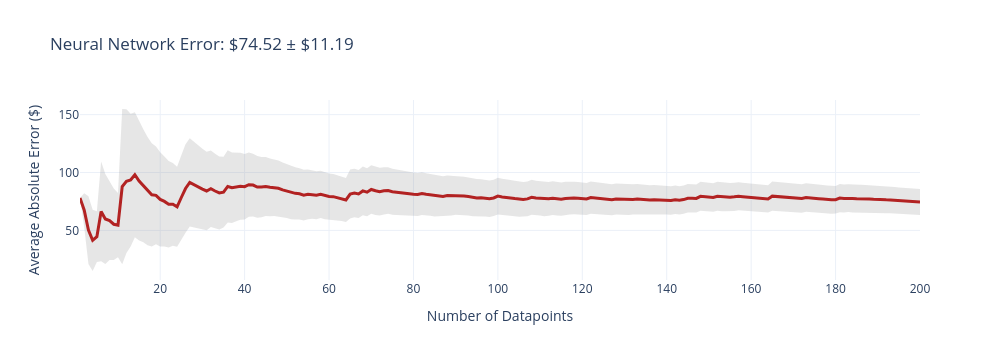
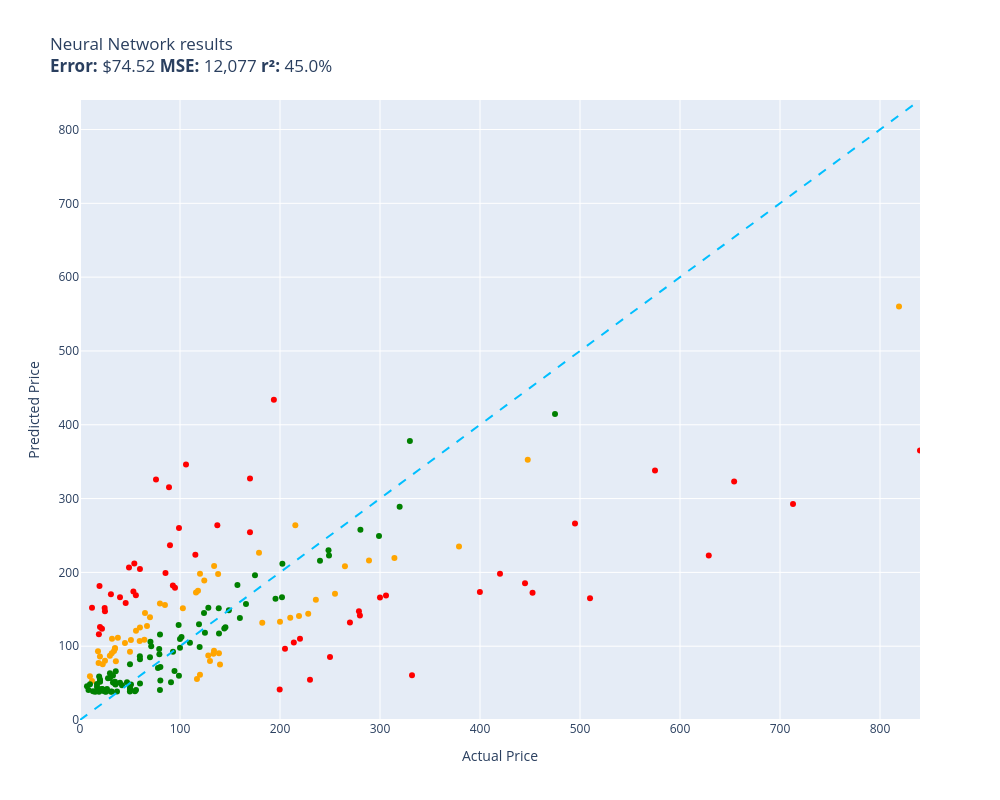

Notebook cell for these charts, in order:
### Code cell
evaluate(neural_network, test)

### Figure 1 — Plotly figure (JSON) as saved in the notebook; plotly's stock layout.template omitted (floating-point values rounded to 4 significant figures; data arrays with more than 128 entries replaced by an {"elided": "..."} marker saying what was removed)
{"data": [{"fill": "toself", "fillcolor": "rgba(128,128,128,0.2)", "hoverinfo": "skip", "line": {"color": "rgba(255,255,255,0)"}, "name": "95% CI", "showlegend": false, "type": "scatter", "x": {"elided": "400 int values"}, "y": {"elided": "400 float values"}}, {"customdata": {"elided": "200x1 float values"}, "hovertemplate": "n=%{x}<br>Avg Error=$%{y:,.2f}<br>±95% CI=$%{customdata[0]:,.2f}<extra></extra>", "line": {"color": "firebrick", "width": 3}, "mode": "lines", "name": "Cumulative Avg Error", "type": "scatter", "x": {"elided": "200 int values"}, "y": {"elided": "200 float values"}}], "layout": {"height": 360, "showlegend": false, "title": {"text": "Neural Network Error: $74.52 ± $11.19"}, "width": 1000, "xaxis": {"title": {"text": "Number of Datapoints"}}, "yaxis": {"title": {"text": "Average Absolute Error ($)"}}}}

### Figure 2 — Plotly figure (JSON) as saved in the notebook; plotly's stock layout.template omitted (floating-point values rounded to 4 significant figures)
{"data": [{"customdata": [["Old Blood Noise Excess V2 Distortion Cho...\nGuess=$140.97 Actual=$219.00"], ["telpo Headlight Assembly Fit For 15 Camr...\nGuess=$172.78 Actual=$115.99"], ["Stand for Raven Pro Document Scanner - P...\nGuess=$86.96 Actual=$29.85"], ["ACDelco GM Original Equipment FW339 Fron...\nGuess=$263.70 Actual=$215.33"], ["Metabo HPT 36V MultiVolt™ Cordless Rotar...\nGuess=$235.07 Actual=$379.00"], ["APS iBoard 6-inch Aluminum (Black Powder...\nGuess=$138.45 Actual=$210.23"], ["Intermatic PX300 12V 300W Transformer wi...\nGuess=$93.76 Actual=$134.00"], ["HK SYSTEMS 13\" Heavy Duty Black \"Push\" O...\nGuess=$155.82 Actual=$84.95"], ["Canon EOS Rebel T7 Digital SLR Camera wi...\nGuess=$560.30 Actual=$819.00"], ["Evergreen HSHB2005 Cylinder Head Gasket ...\nGuess=$106.92 Actual=$59.69"], ["Southwire 120V/15A Right Angle User Atta...\nGuess=$111.55 Actual=$37.87"], ["15\" Locking Shower Head Extension Arm in...\nGuess=$157.77 Actual=$79.95"], ["Tidal Front + Rear Fender Flares 4PC Poc...\nGuess=$170.88 Actual=$254.99"], ["DALDED LED Light Kit for Lego Sonic Gree...\nGuess=$80.16 Actual=$24.99"], ["152MM Hole Saws M42 Bi-Metal High Speed ...\nGuess=$93.24 Actual=$17.99"], ["Baseball Backpacks Large 18 Inch Bookbag...\nGuess=$90.46 Actual=$31.77"], ["3D Tree Hole Branches 075 Stair Risers D...\nGuess=$79.98 Actual=$129.99"], ["Diversitech WG840585 Motor, (Ddb) 1/3Hp,...\nGuess=$208.56 Actual=$134.12"], ["Laisomeke Waterproof Junction Box, Unive...\nGuess=$52.80 Actual=$11.99"], ["Sumerain S1339CM Double Handle Widesprea...\nGuess=$162.86 Actual=$235.86"], ["Beck/Arnley 0421945 Air Filter\nGuess=$79.74 Actual=$35.87"], ["Dell Optiplex 390 Desktop Computer i3 3....\nGuess=$189.02 Actual=$124.27"], ["IQShield Screen Protector Compatible wit...\nGuess=$59.38 Actual=$9.95"], ["Neporal Full Spectrum Light Bulb, 6000K ...\nGuess=$77.21 Actual=$18.59"], ["Pidoko Kids Train Table, Grey with 90 Pc...\nGuess=$61.22 Actual=$119.97"], ["LEGO Marvel Avengers War Machine Buster ...\nGuess=$125.18 Actual=$59.95"], ["ANZO USA 111207 GMC SIERRA 99-06 / YUKON...\nGuess=$131.63 Actual=$182.28"], ["EMART Photography C Stand with Boom Arm,...\nGuess=$198.25 Actual=$119.99"], ["Pioneer 2AM401-BN Two Handle Kitchen Fau...\nGuess=$143.83 Actual=$228.22"], ["LSSAGOON Backpack for Women Teen Kids Gi...\nGuess=$93.56 Actual=$33.99"], ["4pc Wheel Spacers Adapters 4\" (2inch Per...\nGuess=$55.54 Actual=$116.95"], ["LSI Broadcom SAS 9300-8i 8-port 12Gb/s S...\nGuess=$175.16 Actual=$118.00"], ["AC Compressor & A/C Kit For BMW 335i 335...\nGuess=$219.42 Actual=$314.41"], ["Chalkboard Name Badges with Magnetic Bac...\nGuess=$86.02 Actual=$19.95"], ["Linkloos Solar Street Lights Outdoor Wat...\nGuess=$120.79 Actual=$55.99"], ["GENUINE VOLVO THERMOSTAT (3.0, 3.2) S60 ...\nGuess=$151.32 Actual=$102.85"], ["Universal Power Group 12V 100Ah Sealed L...\nGuess=$133.01 Actual=$199.99"], ["18 Inch White Undermount Kitchen Sink - ...\nGuess=$226.68 Actual=$179.00"], ["New Replacement seat cover fits Yamaha M...\nGuess=$90.53 Actual=$138.95"], ["UPR Mach 1 Chin Spoiler Fits 94-98 Musta...\nGuess=$144.92 Actual=$64.99"], ["Skullcandy Hesh Evo Bluetooth Headphones...\nGuess=$139.15 Actual=$69.99"], ["ROHL WSGUM3018WH Wire Sink Grids, White\nGuess=$87.33 Actual=$128.28"], ["ASUS VY279HE-W 27” 1080P Monitor - White...\nGuess=$197.72 Actual=$138.10"], ["LCD Screen for Dell Inspiron 17R 17.3\" H...\nGuess=$108.72 Actual=$64.37"], ["CTLAMP XL-2100 Professional Quality XL-2...\nGuess=$110.07 Actual=$32.00"], ["200 ' feet True 14 Gauge AWG CCA Speaker...\nGuess=$104.38 Actual=$44.95"], ["APS iBoard (304 Stainless Steel Polished...\nGuess=$208.15 Actual=$264.95"], ["StonKraft Brass Chess Board Game Set wit...\nGuess=$75.14 Actual=$140.00"], ["Audio Techinca ATW-T1002 System 10 Handh...\nGuess=$216.21 Actual=$289.00"], ["Steering Wheel, Carbon Fiber Automotive ...\nGuess=$352.64 Actual=$447.74"], ["Star Wars Die-Cast Metal TITANIUM Series...\nGuess=$75.63 Actual=$22.70"], ["Viola Bow 4/4 Full Size Carbon Fiber (Bl...\nGuess=$92.63 Actual=$49.99"], ["Targus CityGear Durable Backpack, Black,...\nGuess=$89.80 Actual=$133.43"], ["KZ ZS10 Pro in Ear Monitor Headphone KZ ...\nGuess=$127.50 Actual=$66.99"], ["Jada Toys Ryan's World Combo Panda Airli...\nGuess=$96.63 Actual=$34.94"], ["Pyle 2x120 Watt Home Audio Speaker Power...\nGuess=$108.48 Actual=$50.92"], ["STICKGOO Peel and Stick Backsplash for K...\nGuess=$97.53 Actual=$34.99"]], "hovertemplate": "%{customdata[0]}<extra></extra>", "legendgroup": "orange", "marker": {"color": "orange", "size": 6, "symbol": "circle"}, "mode": "markers", "name": "orange", "orientation": "v", "showlegend": true, "type": "scatter", "x": [219.0, 116.0, 29.85, 215.3, 379.0, 210.2, 134.0, 84.95, 819.0, 59.69, 37.87, 79.95, 255.0, 24.99, 17.99, 31.77, 130.0, 134.1, 11.99, 235.9, 35.87, 124.3, 9.95, 18.59, 120.0, 59.95, 182.3, 120.0, 228.2, 33.99, 117.0, 118.0, 314.4, 19.95, 55.99, 102.8, 200.0, 179.0, 138.9, 64.99, 69.99, 128.3, 138.1, 64.37, 32.0, 44.95, 264.9, 140.0, 289.0, 447.7, 22.7, 49.99, 133.4, 66.99, 34.94, 50.92, 34.99], "xaxis": "x", "y": [141.0, 172.8, 86.96, 263.7, 235.1, 138.4, 93.76, 155.8, 560.3, 106.9, 111.6, 157.8, 170.9, 80.16, 93.24, 90.46, 79.98, 208.6, 52.8, 162.9, 79.74, 189.0, 59.38, 77.21, 61.22, 125.2, 131.6, 198.3, 143.8, 93.56, 55.54, 175.2, 219.4, 86.02, 120.8, 151.3, 133.0, 226.7, 90.53, 144.9, 139.1, 87.33, 197.7, 108.7, 110.1, 104.4, 208.1, 75.14, 216.2, 352.6, 75.63, 92.63, 89.8, 127.5, 96.63, 108.5, 97.53], "yaxis": "y"}, {"customdata": [["NewPower99 Battery Kit for Samsung Galax...\nGuess=$39.10 Actual=$54.95"], ["EXMAX NG-10X Fresnel Lens Focusing Adapt...\nGuess=$85.00 Actual=$69.98"], ["SuppliesOutlet Compatible Toner Cartridg...\nGuess=$123.83 Actual=$144.29"], ["8544771 Dryer Heating Element, 279816 Th...\nGuess=$66.19 Actual=$35.74"], ["Pump Head TBVECHI 175PSI 4KW 5.5HP 21CFM...\nGuess=$377.92 Actual=$329.90"], ["Panasonic KX-TG6511B DECT 6.0 PLUS Expan...\nGuess=$96.32 Actual=$79.20"], ["LOVE MEI Galaxy S10 Lite Case, Military ...\nGuess=$60.42 Actual=$32.98"], ["GJY Portable TV,10.6 inch Mini TV for AT...\nGuess=$89.01 Actual=$79.36"], ["LD Products Compatible Toner Cartridge R...\nGuess=$75.52 Actual=$49.98"], ["PEMP E65 E66 CDC Simulate Optical Fiber ...\nGuess=$129.66 Actual=$119.00"], ["CORSAIR Dominator Platinum RGB 32GB (2x1...\nGuess=$145.13 Actual=$124.00"], ["SKB iSeries 3i-13096-6KP Case for BlackM...\nGuess=$196.19 Actual=$174.99"], ["June Garden 12\" Sweet Dolly Charlotte - ...\nGuess=$51.88 Actual=$19.99"], ["Aolemi Oil Rubbed Bronze Single Function...\nGuess=$128.85 Actual=$98.65"], ["Clementoni 39132.5 Jigsaw Puzzle 1,000 P...\nGuess=$40.48 Actual=$79.95"], ["10GBase-LR SFP+ Transceiver, Handar 10GB...\nGuess=$54.92 Actual=$19.99"], ["GanFindX Portable Car Hand Controls for ...\nGuess=$138.17 Actual=$159.90"], ["KOMPUTERBAY 4GB 2X 2GB DDR2 1066MHz PC2-...\nGuess=$53.46 Actual=$80.34"], ["Mylites+ Standard Comic Book Mylar Sleev...\nGuess=$51.95 Actual=$34.99"], ["Wenger City Upgrade Laptop Backpack with...\nGuess=$125.65 Actual=$145.42"], ["AUTOFREE LED Tail Lights Assembly Compat...\nGuess=$166.24 Actual=$201.99"], ["Adams Check Payment and Deposit Register...\nGuess=$48.24 Actual=$35.49"], ["KOHLER 18865-CP Filtered Water Faucet, P...\nGuess=$414.48 Actual=$475.00"], ["Fjallraven, Kanken Laptop 15\" Backpack f...\nGuess=$98.79 Actual=$119.65"], ["Retevis RT68 Soft Earhook Walkie Talkie ...\nGuess=$45.86 Actual=$6.99"], ["Evan-Fischer Front Bumper Cover Compatib...\nGuess=$211.53 Actual=$202.38"], ["Webcem Solar Shed Light Outdoor Indoor, ...\nGuess=$70.40 Actual=$77.96"], ["Festool 492370 Platin 2 S1000 Grit 6-Inc...\nGuess=$51.08 Actual=$91.00"], ["Western Digital Enterprise RE4-GP 2TB SA...\nGuess=$104.55 Actual=$109.95"], ["VLAND LED Smoked Taillights Compatible F...\nGuess=$215.62 Actual=$239.99"], ["PM Auto Front Right Quick Complete Strut...\nGuess=$118.15 Actual=$124.94"], ["Tablet PC Cover Compatible with Lenovo T...\nGuess=$38.56 Actual=$31.61"], ["Miyaya@ Funny Animal Masks Collection fo...\nGuess=$44.95 Actual=$16.99"], ["Ultra Duster Canned Air Net 10 Oz 6-Pack\nGuess=$38.65 Actual=$49.90"], ["Liberty Imports 12 Pack: US Military Toy...\nGuess=$48.71 Actual=$16.98"], ["Ceramic Talavera Mexican Tile 4x4\", 9 Pi...\nGuess=$63.20 Actual=$29.95"], ["Marvel Legends Series X-Men 6-Inch Archa...\nGuess=$60.09 Actual=$98.95"], ["Intrepid International Dressage Letters-...\nGuess=$42.12 Actual=$26.99"], ["KUNN Small Electrician Tool Pouch Utilit...\nGuess=$41.94 Actual=$21.99"], ["iPhone 12/12 Pro Nicaragua Guardabarranc...\nGuess=$52.41 Actual=$19.97"], ["Replacement Remote Control for PANASONIC...\nGuess=$49.53 Actual=$34.95"], ["KS K-STORM Replacement Silicone Mushroom...\nGuess=$40.79 Actual=$8.50"], ["Grey Pneumatic 1311SD Impact Socket Set\nGuess=$182.75 Actual=$157.43"], ["4LT LUMINETTE Vanity Opal GLS BSN\nGuess=$109.58 Actual=$99.99"], ["GE RPWF SmartWater Comparable Refrigerat...\nGuess=$38.58 Actual=$36.99"], ["Urth 62mm UV, Circular Polarizing (CPL),...\nGuess=$117.21 Actual=$139.00"], ["MGP Caliper Covers 39011SACURD Red Powde...\nGuess=$222.75 Actual=$249.00"], ["NewFantasia Replacement Audio Cable with...\nGuess=$38.36 Actual=$31.00"], ["Mikrotik RB3011UIAS-RM RouterBOARD 10xGi...\nGuess=$249.29 Actual=$299.00"], ["MONOCARBON Forged Carbon Fiber Case for ...\nGuess=$49.45 Actual=$59.99"], ["DuraGo 29515020 Front Hub Assembly\nGuess=$151.94 Actual=$128.34"], ["MXR Carbon Copy Deluxe Analog Delay Guit...\nGuess=$164.23 Actual=$195.50"], ["USB Charger, CIVIE High Speed 60W Multip...\nGuess=$38.88 Actual=$15.99"], ["Pyle Wireless Rear View Backup Camera - ...\nGuess=$105.92 Actual=$70.45"], ["Cardone 84-58642 New HEI Electronic Dist...\nGuess=$157.22 Actual=$165.99"], ["Hp Pavilion P7-1257c Motherboard Aahd3-h...\nGuess=$86.51 Actual=$59.86"], ["Kastar Battery Pack Replacement for Sony...\nGuess=$40.36 Actual=$19.99"], ["Amana Tool - SC587 Carbide Tipped 3-Wing...\nGuess=$99.92 Actual=$71.23"], ["AZX Stylus Pencil for Apple iPad Pro 202...\nGuess=$57.03 Actual=$29.99"], ["Raspberry Pi 3 Model B+ Aluminum Case Me...\nGuess=$38.42 Actual=$14.99"], ["Diversitech UC2436-3 Ultralite Condenser...\nGuess=$71.89 Actual=$80.39"], ["200 Couples Conversation Cards - Enjoy B...\nGuess=$50.85 Actual=$32.97"], ["The Puppet Company - Carpet-Unicorn, Whi...\nGuess=$38.42 Actual=$19.00"], ["KYX Racing Hardened Steel Center Drive S...\nGuess=$51.22 Actual=$46.99"], ["Baumgartens Sicurix Blank PVC ID Cards (...\nGuess=$58.96 Actual=$19.11"], ["OEM Samsung Remote Control Shipped with ...\nGuess=$40.49 Actual=$56.00"], ["Venom Power Terra Hunter R/T+ R/T All-Te...\nGuess=$288.80 Actual=$319.65"], ["Custom Engagement Logo Desk Embosser Sea...\nGuess=$41.98 Actual=$49.95"], ["520 Pieces Christmas Envelope Seal Stick...\nGuess=$38.37 Actual=$25.99"], ["LD Compatible Ink Cartridge Replacement ...\nGuess=$47.19 Actual=$41.99"], ["BestPricedDecals Wine A BIT, You'll Feel...\nGuess=$38.89 Actual=$12.98"], ["VATOS 4 Packs Bubble Machine Gun for Kid...\nGuess=$39.76 Actual=$22.88"], ["BXYJY for Samsung Galaxy Z Fold 3 Case w...\nGuess=$43.68 Actual=$49.99"], ["VONADO Space Wars Colonial Viper MK1 Bui...\nGuess=$50.37 Actual=$39.99"], ["Replacement Remote Control fit for Sony ...\nGuess=$48.46 Actual=$9.99"], ["Disney Princess Sparkling Princess Sleep...\nGuess=$38.63 Actual=$24.95"], ["sabermaster TCG Playmat yugioh playmat T...\nGuess=$42.01 Actual=$21.99"], ["DuraGo BR5330 Front Vented Disc Brake Ro...\nGuess=$112.50 Actual=$101.51"], ["Vinyl Soft Top Roll-up Adjustable Truck ...\nGuess=$148.53 Actual=$148.88"], ["Glovion Music Stand Light, Clip On Piano...\nGuess=$56.44 Actual=$27.99"], ["Samsung DA97-07603B Freezer Ice Maker As...\nGuess=$92.62 Actual=$93.02"], ["Intex River Run Connect Lounge (Four)\nGuess=$66.34 Actual=$94.49"], ["Think Gizmos Build Your Own Robot Toys f...\nGuess=$40.07 Actual=$24.95"], ["PowerSport Front Rear Brakes and Rotors ...\nGuess=$229.94 Actual=$248.51"], ["Fender Hendrix Voodoo Child Coiled Instr...\nGuess=$82.36 Actual=$59.99"], ["W11130208 W10695459 Refrigerator LED Mod...\nGuess=$40.14 Actual=$26.59"], ["Garmin 010-12402-10 GT15M-TM Transom-Mou...\nGuess=$151.26 Actual=$138.74"], ["Fitness Center Gym Room Weight Train Dua...\nGuess=$98.04 Actual=$99.99"], ["MonMount Triple Monitor Stand Freestandi...\nGuess=$115.73 Actual=$79.99"], ["For Volvo C70 S70 V70 V40 S40 AC Compres...\nGuess=$257.80 Actual=$280.41"], ["Refresh NSF-53 Premium Replacement Refri...\nGuess=$48.01 Actual=$50.99"], ["NICKSTON Red Sparkling Glitter Slim Band...\nGuess=$40.55 Actual=$25.99"]], "hovertemplate": "%{customdata[0]}<extra></extra>", "legendgroup": "green", "marker": {"color": "green", "size": 6, "symbol": "circle"}, "mode": "markers", "name": "green", "orientation": "v", "showlegend": true, "type": "scatter", "x": [54.95, 69.98, 144.3, 35.74, 329.9, 79.2, 32.98, 79.36, 49.98, 119.0, 124.0, 175.0, 19.99, 98.65, 79.95, 19.99, 159.9, 80.34, 34.99, 145.4, 202.0, 35.49, 475.0, 119.7, 6.99, 202.4, 77.96, 91.0, 110.0, 240.0, 124.9, 31.61, 16.99, 49.9, 16.98, 29.95, 98.95, 26.99, 21.99, 19.97, 34.95, 8.5, 157.4, 99.99, 36.99, 139.0, 249.0, 31.0, 299.0, 59.99, 128.3, 195.5, 15.99, 70.45, 166.0, 59.86, 19.99, 71.23, 29.99, 14.99, 80.39, 32.97, 19.0, 46.99, 19.11, 56.0, 319.6, 49.95, 25.99, 41.99, 12.98, 22.88, 49.99, 39.99, 9.99, 24.95, 21.99, 101.5, 148.9, 27.99, 93.02, 94.49, 24.95, 248.5, 59.99, 26.59, 138.7, 99.99, 79.99, 280.4, 50.99, 25.99], "xaxis": "x", "y": [39.1, 85.0, 123.8, 66.19, 377.9, 96.32, 60.42, 89.01, 75.52, 129.7, 145.1, 196.2, 51.88, 128.8, 40.48, 54.92, 138.2, 53.46, 51.95, 125.7, 166.2, 48.24, 414.5, 98.79, 45.86, 211.5, 70.4, 51.08, 104.5, 215.6, 118.2, 38.56, 44.95, 38.65, 48.71, 63.2, 60.09, 42.12, 41.94, 52.41, 49.53, 40.79, 182.7, 109.6, 38.58, 117.2, 222.7, 38.36, 249.3, 49.45, 151.9, 164.2, 38.88, 105.9, 157.2, 86.51, 40.36, 99.92, 57.03, 38.42, 71.89, 50.85, 38.42, 51.22, 58.96, 40.49, 288.8, 41.98, 38.37, 47.19, 38.89, 39.76, 43.68, 50.37, 48.46, 38.63, 42.01, 112.5, 148.5, 56.44, 92.62, 66.34, 40.07, 229.9, 82.36, 40.14, 151.3, 98.04, 115.7, 257.8, 48.01, 40.55], "yaxis": "y"}, {"customdata": [["RBC12-UPC Replacement Battery Cartridge ...\nGuess=$54.39 Actual=$229.99"], ["Bam France 2002XL Contoured Hightech Bla...\nGuess=$292.78 Actual=$713.00"], ["46mm Digital Pro High-Resolution Close-U...\nGuess=$125.88 Actual=$19.99"], ["Innovative Percussion CB-6 Chamois Bass ...\nGuess=$211.91 Actual=$54.32"], ["Bam Trekking 3027SB Single Black Clarine...\nGuess=$60.72 Actual=$332.00"], ["DEWALT 20V MAX* XR Impact Driver with Bl...\nGuess=$172.36 Actual=$452.53"], ["Mini PC, Kinupute Desktop Computer E3-12...\nGuess=$266.30 Actual=$495.00"], ["Deco Mount Pro Tripod Microphone Stand w...\nGuess=$204.74 Actual=$59.95"], ["Scranton & Co 3 Drawer Mobile File Cabin...\nGuess=$223.89 Actual=$115.35"], ["Task T24287 Roman Ogee Router Bit with 1...\nGuess=$168.96 Actual=$55.88"], ["Travelpro Platinum Elite Slim Business L...\nGuess=$105.03 Actual=$213.83"], ["JRready ST6313 DT Deutsch Connector Kit,...\nGuess=$41.22 Actual=$199.68"], ["Dakota Alert MURS Alert Probe Sensor - M...\nGuess=$110.00 Actual=$219.99"], ["Projector, CRAZVIEW Projector with WiFi ...\nGuess=$173.93 Actual=$53.40"], ["MC: Pindicator (Dual Intensity Amber)\nGuess=$166.32 Actual=$40.00"], ["Poison Spyder 10-08-020 Rocker Knocker\nGuess=$222.84 Actual=$628.76"], ["DIMARZIO 204284 DP 163FBK Blues Bucker G...\nGuess=$236.70 Actual=$89.99"], ["Lighted Triangle Mirror Cabinet Bathroom...\nGuess=$185.42 Actual=$445.00"], ["BESTILL Wall Mounted Shower Faucet Set, ...\nGuess=$325.67 Actual=$76.00"], ["Trail Gear Twin Stick Kit for Top Shift ...\nGuess=$141.46 Actual=$279.92"], ["Engine Thermostat, Replace 19301-PAA-306...\nGuess=$116.18 Actual=$18.89"], ["Satco S9596, 4 Count (Pack of 1), 4.18\nGuess=$151.97 Actual=$12.00"], ["Kingston Brass KS269SN Kingston Clawfoot...\nGuess=$168.84 Actual=$305.99"], ["KOHLER K-1185540-CP Assembly-Slider\nGuess=$158.43 Actual=$45.67"], ["Trim Kit for 2-handle Shower & Tub Valve...\nGuess=$179.31 Actual=$94.99"], ["Aeromotive 13304 Regulator, X1 Adjustabl...\nGuess=$132.05 Actual=$269.95"], ["Walker Exhaust Ultra EPA 16478 Direct Fi...\nGuess=$338.09 Actual=$574.99"], ["Royal Designs, Inc. Decorative Abundant ...\nGuess=$147.27 Actual=$24.95"], ["Canon Sure Shot 90u 35mm Date Camera\nGuess=$173.37 Actual=$399.89"], ["Wilkinson LOW GAUSS Vintage Tone Strat S...\nGuess=$170.26 Actual=$30.93"], ["Ibanez M510OVS Acoustic Mandolin in Vint...\nGuess=$327.06 Actual=$169.99"], ["Berta (6 Pieces) 1-1/4 inch Overlay, 90 ...\nGuess=$151.86 Actual=$24.66"], ["CradlePoint Compact Broadband Router (CB...\nGuess=$315.42 Actual=$89.00"], ["Auertech Portable Washing Machine, 14lbs...\nGuess=$260.24 Actual=$98.99"], ["Evan Fischer Radiator Cooling Fan Assemb...\nGuess=$263.89 Actual=$137.34"], ["ECCPP Power Steering Pump for 2009-2010 ...\nGuess=$199.10 Actual=$85.48"], ["SP Air Corporation SP-8102BU 1/4-Inch He...\nGuess=$96.48 Actual=$204.99"], ["Music Hall pa15.3 MM/MC Phono Preamplifi...\nGuess=$85.28 Actual=$250.00"], ["Lorell Bell Chair Glide, 2.5\", Black\nGuess=$181.65 Actual=$19.50"], ["4 Inches Rolled Muffler Tip Catback Exha...\nGuess=$433.72 Actual=$193.88"], ["Competition Clutch Disc and Pressure Pla...\nGuess=$164.95 Actual=$510.00"], ["KUNFINE Android Radio CarPlay & Android ...\nGuess=$346.29 Actual=$106.00"], ["VIPMOTOZ Sequential Turn Signal Premium ...\nGuess=$147.17 Actual=$278.94"], ["A-Premium Front Suspension Steering Knuc...\nGuess=$206.76 Actual=$48.99"], ["Dell XPS 13 9343-2727SLV 13.3\" Full HD S...\nGuess=$364.96 Actual=$839.99"], ["Pacific Drums PDCM1618TTRB 16 x 18 Inche...\nGuess=$198.15 Actual=$419.99"], ["Blanco 230966 Valea Stainless Steel Sink...\nGuess=$182.38 Actual=$92.88"], ["Empava 24\" Single Wall Ovens 10 Cooking ...\nGuess=$323.19 Actual=$654.14"], ["HP Laserjet 2100 Laser Printer W/Test Pr...\nGuess=$166.04 Actual=$299.98"], ["VTech Strum and Jam Kidi Musical Guitar ...\nGuess=$123.65 Actual=$21.99"], ["Xiaomi Redmi 10 2022 NFC 4G LTE (128GB +...\nGuess=$254.22 Actual=$169.99"]], "hovertemplate": "%{customdata[0]}<extra></extra>", "legendgroup": "red", "marker": {"color": "red", "size": 6, "symbol": "circle"}, "mode": "markers", "name": "red", "orientation": "v", "showlegend": true, "type": "scatter", "x": [230.0, 713.0, 19.99, 54.32, 332.0, 452.5, 495.0, 59.95, 115.3, 55.88, 213.8, 199.7, 220.0, 53.4, 40.0, 628.8, 89.99, 445.0, 76.0, 279.9, 18.89, 12.0, 306.0, 45.67, 94.99, 269.9, 575.0, 24.95, 399.9, 30.93, 170.0, 24.66, 89.0, 98.99, 137.3, 85.48, 205.0, 250.0, 19.5, 193.9, 510.0, 106.0, 278.9, 48.99, 840.0, 420.0, 92.88, 654.1, 300.0, 21.99, 170.0], "xaxis": "x", "y": [54.39, 292.8, 125.9, 211.9, 60.72, 172.4, 266.3, 204.7, 223.9, 169.0, 105.0, 41.22, 110.0, 173.9, 166.3, 222.8, 236.7, 185.4, 325.7, 141.5, 116.2, 152.0, 168.8, 158.4, 179.3, 132.1, 338.1, 147.3, 173.4, 170.3, 327.1, 151.9, 315.4, 260.2, 263.9, 199.1, 96.48, 85.28, 181.6, 433.7, 165.0, 346.3, 147.2, 206.8, 365.0, 198.2, 182.4, 323.2, 166.0, 123.7, 254.2], "yaxis": "y"}, {"hoverinfo": "skip", "line": {"color": "deepskyblue", "dash": "dash", "width": 2}, "mode": "lines", "name": "y = x", "showlegend": false, "type": "scatter", "x": [0, 840.0], "y": [0, 840.0]}], "layout": {"height": 800, "legend": {"title": {"text": "color"}, "tracegroupgap": 0}, "showlegend": false, "title": {"text": "Neural Network results<br><b>Error:</b> $74.52 <b>MSE:</b> 12,077 <b>r²:</b> 45.0%"}, "width": 1000, "xaxis": {"anchor": "y", "domain": [0, 1], "range": [0, 840.0], "title": {"text": "Actual Price"}}, "yaxis": {"anchor": "x", "domain": [0, 1], "range": [0, 840.0], "title": {"text": "Predicted Price"}}}}
